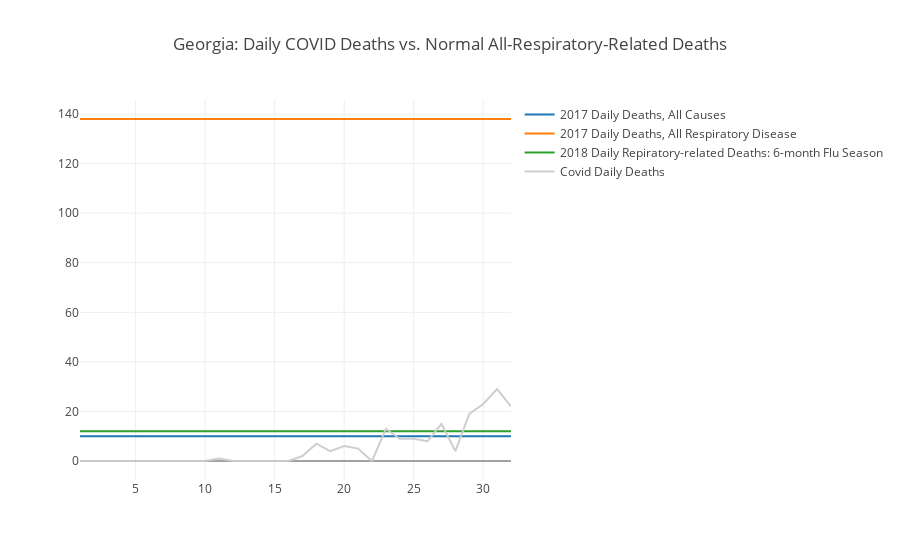

The notebook cell this image was saved under:
### Code cell
val gaDeaths: Seq[Int] = totalNewDaily(state = Some("Georgia")).map(_.newDeaths).toSeq

val howManyDays: Int = deaths.size
val gaAllDeathsBase: Seq[Int] = (1 to howManyDays).map( d => sc2017DailyDeathsAllResp)
val gaRespDeaths: Seq[Int] = (1 to howManyDays).map( d => sc2018DailyDeaths)



val trace0 = Scatter(
  (1 to howManyDays),
  gaAllDeathsBase,
  name = "2017 Daily Deaths, All Causes"
)



val trace1 = Scatter(
  (1 to howManyDays),
  gaRespDeaths,
  name = "2017 Daily Deaths, All Respiratory Disease"
)



val trace3 = Scatter(
  (1 to howManyDays),
  gaDeaths,
  name = "Covid Daily Deaths",
  mode = ScatterMode(ScatterMode.Lines),
  marker = Marker(
    color = Color.RGBA(204, 204, 204, 0.95),
    line = Line(
      color = Color.RGBA(217, 217, 217, 1.0),
      width = 1.0
    ),
    symbol = Symbol.Circle(),
    size = 3
  )
)

val data = Seq(trace0, trace1, trace2, trace3)

val layout = Layout("Georgia: Daily COVID Deaths vs. Normal All-Respiratory-Related Deaths")

plot(data, layout)

### Figure 1 — Plotly figure (JSON) as saved in the notebook; plotly's stock layout.template omitted (floating-point values rounded to 4 significant figures)
{"data": [{"name": "2017 Daily Deaths, All Causes", "type": "scatter", "x": [1, 2, 3, 4, 5, 6, 7, 8, 9, 10, 11, 12, 13, 14, 15, 16, 17, 18, 19, 20, 21, 22, 23, 24, 25, 26, 27, 28, 29, 30, 31, 32], "y": [10, 10, 10, 10, 10, 10, 10, 10, 10, 10, 10, 10, 10, 10, 10, 10, 10, 10, 10, 10, 10, 10, 10, 10, 10, 10, 10, 10, 10, 10, 10, 10]}, {"name": "2017 Daily Deaths, All Respiratory Disease", "type": "scatter", "x": [1, 2, 3, 4, 5, 6, 7, 8, 9, 10, 11, 12, 13, 14, 15, 16, 17, 18, 19, 20, 21, 22, 23, 24, 25, 26, 27, 28, 29, 30, 31, 32], "y": [138, 138, 138, 138, 138, 138, 138, 138, 138, 138, 138, 138, 138, 138, 138, 138, 138, 138, 138, 138, 138, 138, 138, 138, 138, 138, 138, 138, 138, 138, 138, 138]}, {"name": "2018 Daily Repiratory-related Deaths: 6-month Flu Season", "type": "scatter", "x": [1, 2, 3, 4, 5, 6, 7, 8, 9, 10, 11, 12, 13, 14, 15, 16, 17, 18, 19, 20, 21, 22, 23, 24, 25, 26, 27, 28, 29, 30, 31, 32], "y": [12, 12, 12, 12, 12, 12, 12, 12, 12, 12, 12, 12, 12, 12, 12, 12, 12, 12, 12, 12, 12, 12, 12, 12, 12, 12, 12, 12, 12, 12, 12, 12]}, {"marker": {"color": "rgba(204, 204, 204, 0.95)", "line": {"color": "rgba(217, 217, 217, 1.0)", "width": 1}, "size": 3, "symbol": "circle"}, "mode": "lines", "name": "Covid Daily Deaths", "type": "scatter", "x": [1, 2, 3, 4, 5, 6, 7, 8, 9, 10, 11, 12, 13, 14, 15, 16, 17, 18, 19, 20, 21, 22, 23, 24, 25, 26, 27, 28, 29, 30, 31, 32], "y": [0, 0, 0, 0, 0, 0, 0, 0, 0, 0, 1, 0, 0, 0, 0, 0, 2, 7, 4, 6, 5, 0, 13, 9, 9, 8, 15, 4, 19, 23, 29, 22, 22, 10, 11, 75]}], "layout": {"title": "Georgia: Daily COVID Deaths vs. Normal All-Respiratory-Related Deaths"}}
